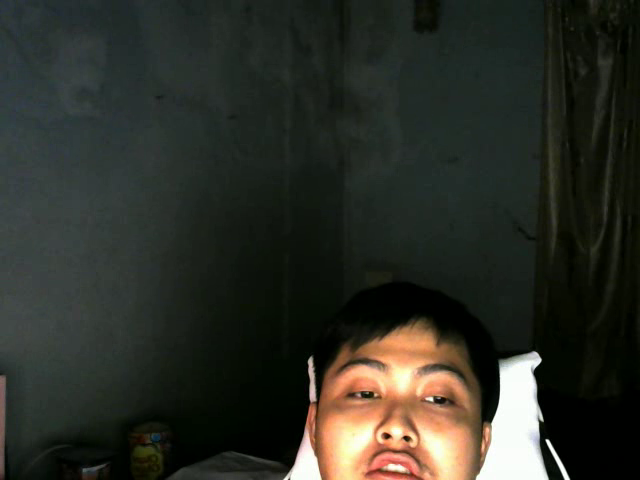
#> input picture frame 68 of video-date.avi, 640 x 480 px, given in place of video-low.mp4, which was not available
$ python face_detection_camera.py
#> lines starting #> are read from the running program, lines starting #| are printed output that depends on the picture; after the words box and inside, x2 and y2 are one past the last pixel; in counts of white or black regions, pixels touching at a corner belong together
import cv2

face_cascade = cv2.CascadeClassifier('./haarcascade_frontalface_default.xml')
#image
cap = cv2.VideoCapture('video-low.mp4')

while cap.isOpened():
    _,frame = cap.read()
#> frame is the input picture: shape (480, 640, 3); mean B, G, R 38.9, 46.7, 44.9
    gray = cv2.cvtColor(frame,cv2.COLOR_BGR2GRAY)
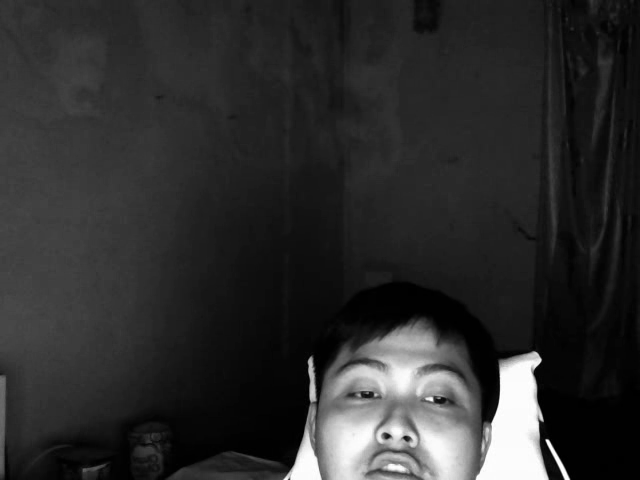
#> gray: shape (480, 640); min 0, max 255, mean 45.3
    faces = face_cascade.detectMultiScale(gray,1.1,4)
#> faces = ()

    for(x,y,w,h) in faces:
        cv2.rectangle(frame,(x,y),(x+w,y+h),(255,0,0),3)
#> this loop made 0 passes

    cv2.imshow('video',frame)
    if cv2.waitKey(1) & 0xFF == ord('q'):
#> (key q is pressed here)
        break
cap.release()

$ run again, starting later in the video
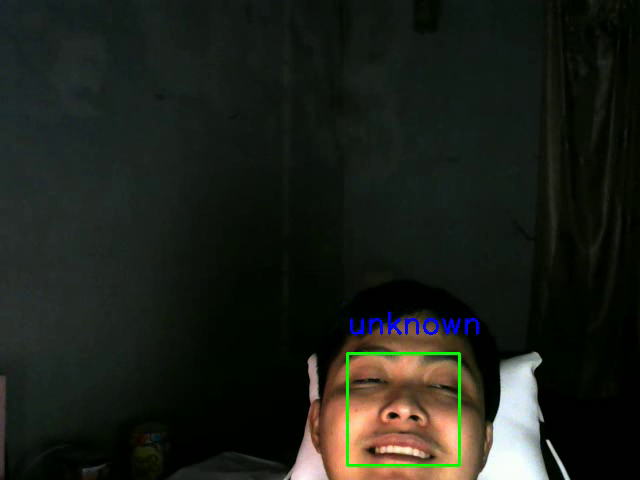
#> input picture frame 309 of video-date.avi, 640 x 480 px, given in place of video-low.mp4, which was not available
#> frame is the input picture: shape (480, 640, 3); mean B, G, R 25.6, 32.7, 29.2
#> `gray = cv2.cvtColor(frame,cv2.COLOR_BGR2GRAY)`:
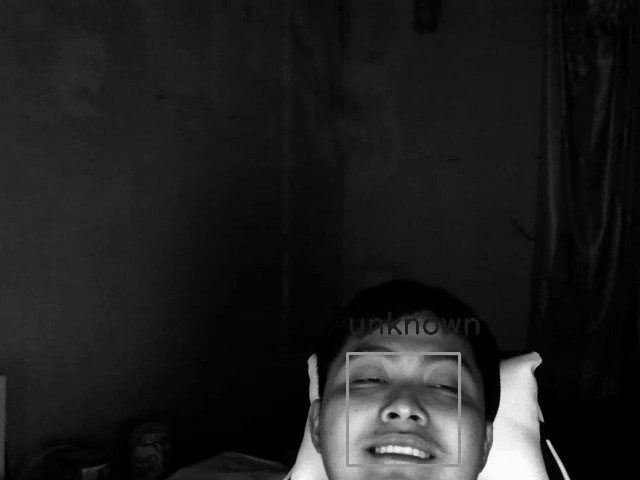
#> gray: shape (480, 640); min 0, max 254, mean 30.8
#> faces = [[348, 353, 110, 110]]
#> the loop `for(x,y,w,h) in faces:` made 1 pass
#> after the loop `for(x,y,w,h) in faces:`:
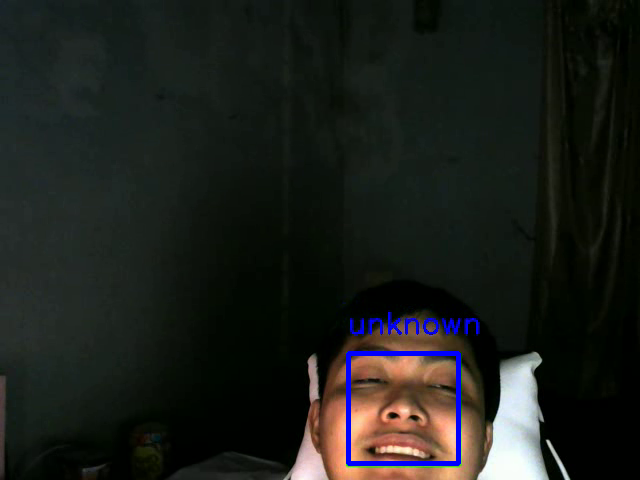
#> frame: shape (480, 640, 3); 0.71% of pixels changed, all inside (x1, y1, x2, y2) = (346, 351, 461, 466)

$ run again, starting later in the video
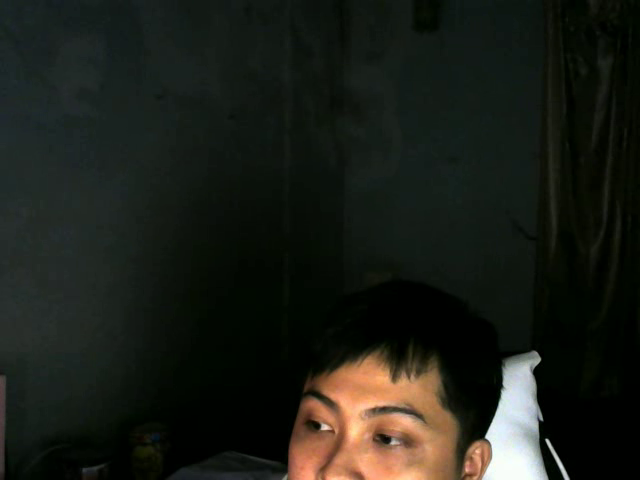
#> input picture frame 550 of video-date.avi, 640 x 480 px, given in place of video-low.mp4, which was not available
#> frame is the input picture: shape (480, 640, 3); mean B, G, R 23.6, 30.4, 27.8
#> `gray = cv2.cvtColor(frame,cv2.COLOR_BGR2GRAY)`:
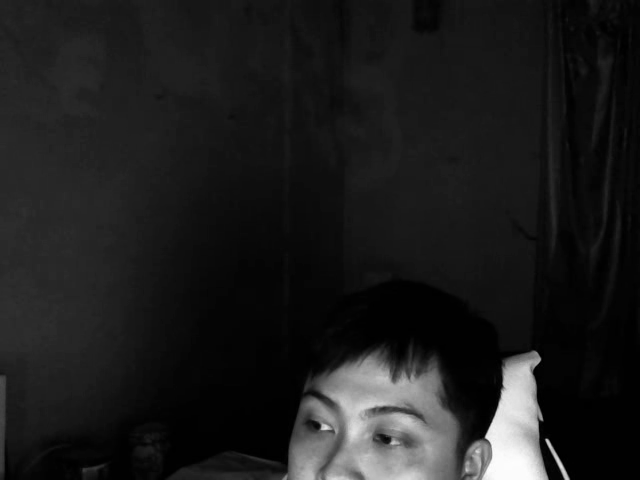
#> gray: shape (480, 640); min 0, max 254, mean 28.8
#> faces = ()
